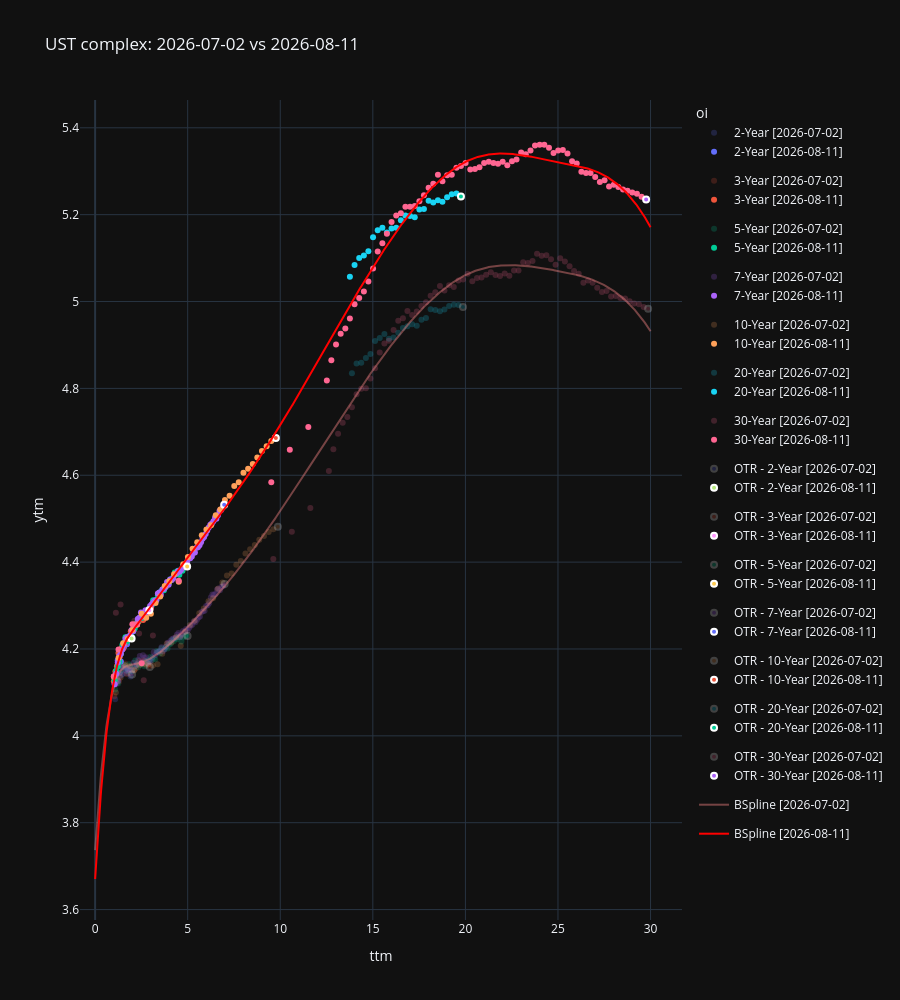
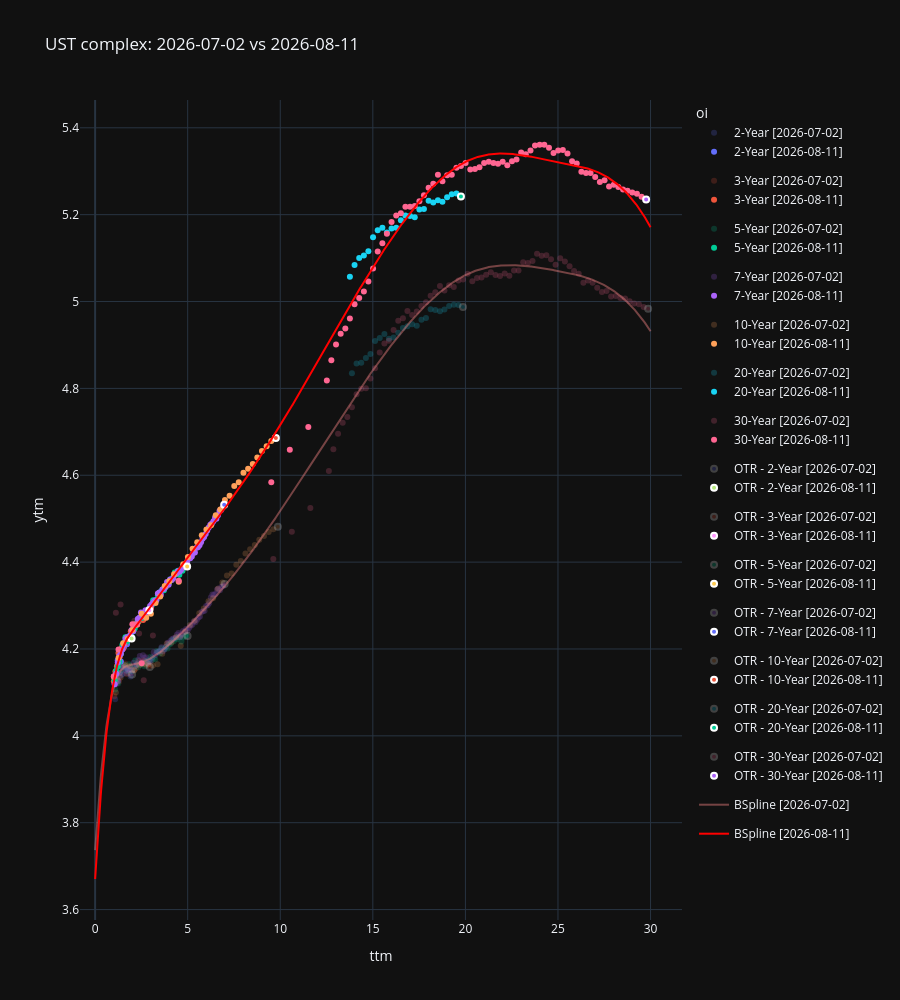

The notebook cell saved with these charts, in order:
### Markdown cell above
### 1.1 The same curve a month earlier

`plot_usts_comparison` overlays two dates on one colour map, which is how a dislocation that has
*persisted* is told from one that has just appeared — the entry gate cares about the difference.

### Code cell
# compare = as_of - datetime.timedelta(days=30)
compare = datetime.date(2026, 7, 2)

old_ref = (
    usts_mdp.get_bond_reference_data(as_of_date=compare)
    .drop(columns=["record_date"]).rename(columns={"label": "ust_label"})
)
old_ref = old_ref[old_ref["ttm"] >= 1]
old_pricers = usts_mdp.get_pricer(request=dict(cusips=old_ref["cusip"].to_list(), timestamp=compare, show_tqdm=True))
old_market = pd.DataFrame([{"cusip": c, "ytm": p.ytm()} for c, p in old_pricers.items()]).merge(old_ref, on="cusip")

old_fit = old_ref[~old_ref["rank"].isin([0, 1, 2])]["cusip"].to_list()
old_bspline = GeneralCurveInterpolator(
    x=[old_pricers[c].time_to_maturity() for c in old_fit if c in old_pricers],
    y=[old_pricers[c].ytm() for c in old_fit if c in old_pricers],
).b_spline_with_knots_interpolation(knots=[2, 3, 5, 7, 10, 20, 25], k=3, return_func=True)

fig, cmap = plot_usts_comparison(
    curve_set_df=old_market, ttm_col="ttm", ytm_col="ytm", label_col="oi", cusip_col="cusip",
    hover_data=old_ref.columns.to_list(), splines=[(old_bspline, "BSpline", "lightcoral")],
    opacity=0.45, name_suffix=str(compare), show=False, return_color_map=True,
)
plot_usts_comparison(
    curve_set_df=market_df, ttm_col="ttm", ytm_col="ytm", label_col="oi", cusip_col="cusip",
    hover_data=ref_df.columns.to_list(), splines=[(ytm_bspline, "BSpline", "red")],
    title=f"UST complex: {compare} vs {as_of}",
    fig=fig, opacity=1.0, name_suffix=str(as_of), color_discrete_map=cmap, show=True,
)
